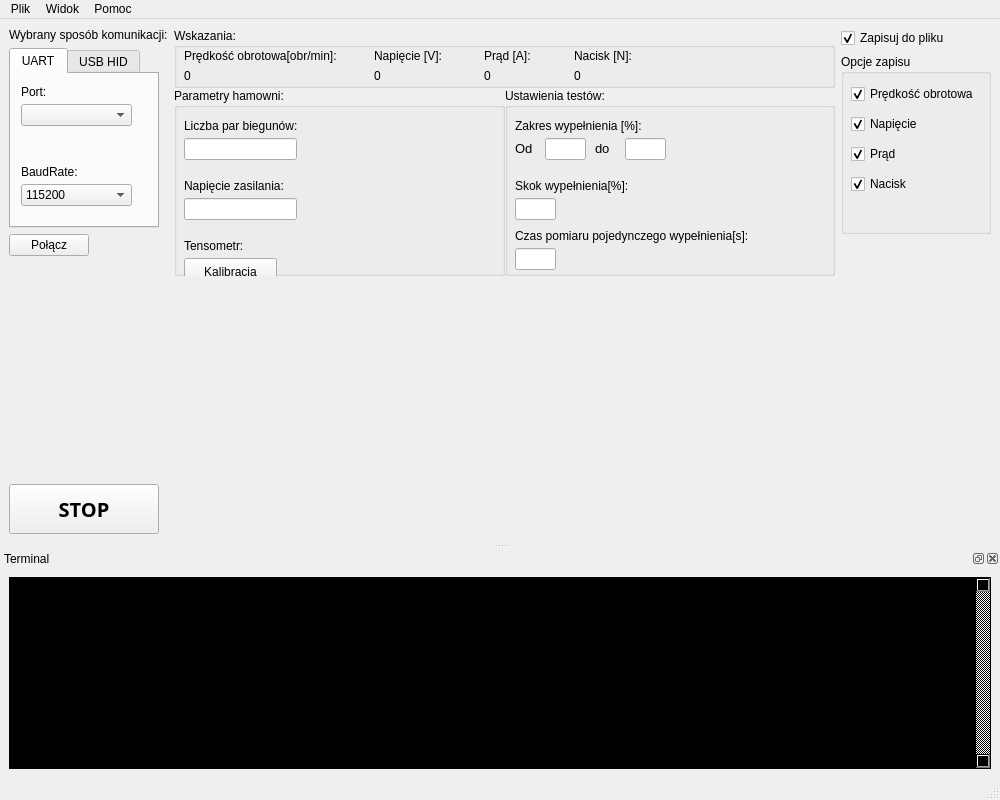
<?xml version="1.0" encoding="UTF-8"?>
<ui version="4.0">
 <class>MainWindow</class>
 <widget class="QMainWindow" name="MainWindow">
  <property name="geometry">
   <rect>
    <x>0</x>
    <y>0</y>
    <width>1000</width>
    <height>800</height>
   </rect>
  </property>
  <property name="sizePolicy">
   <sizepolicy hsizetype="Fixed" vsizetype="Fixed">
    <horstretch>0</horstretch>
    <verstretch>0</verstretch>
   </sizepolicy>
  </property>
  <property name="minimumSize">
   <size>
    <width>1000</width>
    <height>800</height>
   </size>
  </property>
  <property name="maximumSize">
   <size>
    <width>1000</width>
    <height>800</height>
   </size>
  </property>
  <property name="windowTitle">
   <string>DynoSoft</string>
  </property>
  <property name="windowIcon">
   <iconset>
    <normaloff>Zrzuty/PP_logo_jasne.png</normaloff>Zrzuty/PP_logo_jasne.png</iconset>
  </property>
  <widget class="QWidget" name="centralwidget">
   <layout class="QVBoxLayout" name="verticalLayout_6">
    <item>
     <layout class="QHBoxLayout" name="horizontalLayout">
      <item>
       <layout class="QVBoxLayout" name="verticalLayout_3">
        <item>
         <widget class="QLabel" name="label">
          <property name="text">
           <string>Wybrany sposób komunikacji:</string>
          </property>
         </widget>
        </item>
        <item>
         <widget class="QTabWidget" name="tabWidget">
          <property name="sizePolicy">
           <sizepolicy hsizetype="Minimum" vsizetype="Expanding">
            <horstretch>0</horstretch>
            <verstretch>0</verstretch>
           </sizepolicy>
          </property>
          <property name="minimumSize">
           <size>
            <width>150</width>
            <height>180</height>
           </size>
          </property>
          <property name="maximumSize">
           <size>
            <width>150</width>
            <height>180</height>
           </size>
          </property>
          <property name="currentIndex">
           <number>0</number>
          </property>
          <widget class="QWidget" name="uart">
           <attribute name="title">
            <string>UART</string>
           </attribute>
           <widget class="QLabel" name="label_2">
            <property name="geometry">
             <rect>
              <x>10</x>
              <y>10</y>
              <width>55</width>
              <height>16</height>
             </rect>
            </property>
            <property name="text">
             <string>Port:</string>
            </property>
           </widget>
           <widget class="QComboBox" name="uartPortList">
            <property name="geometry">
             <rect>
              <x>10</x>
              <y>30</y>
              <width>111</width>
              <height>22</height>
             </rect>
            </property>
           </widget>
           <widget class="QLabel" name="label_3">
            <property name="geometry">
             <rect>
              <x>10</x>
              <y>90</y>
              <width>71</width>
              <height>16</height>
             </rect>
            </property>
            <property name="text">
             <string>BaudRate:</string>
            </property>
           </widget>
           <widget class="QComboBox" name="uartBaudRateList">
            <property name="geometry">
             <rect>
              <x>10</x>
              <y>110</y>
              <width>111</width>
              <height>22</height>
             </rect>
            </property>
            <property name="currentText">
             <string>115200</string>
            </property>
            <property name="currentIndex">
             <number>11</number>
            </property>
            <item>
             <property name="text">
              <string>600</string>
             </property>
            </item>
            <item>
             <property name="text">
              <string>1200</string>
             </property>
            </item>
            <item>
             <property name="text">
              <string>2400</string>
             </property>
            </item>
            <item>
             <property name="text">
              <string>4800</string>
             </property>
            </item>
            <item>
             <property name="text">
              <string>9600</string>
             </property>
            </item>
            <item>
             <property name="text">
              <string>14400</string>
             </property>
            </item>
            <item>
             <property name="text">
              <string>19200</string>
             </property>
            </item>
            <item>
             <property name="text">
              <string>28800</string>
             </property>
            </item>
            <item>
             <property name="text">
              <string>38400</string>
             </property>
            </item>
            <item>
             <property name="text">
              <string>56000</string>
             </property>
            </item>
            <item>
             <property name="text">
              <string>57600</string>
             </property>
            </item>
            <item>
             <property name="text">
              <string>115200</string>
             </property>
            </item>
            <item>
             <property name="text">
              <string>128000</string>
             </property>
            </item>
            <item>
             <property name="text">
              <string>256000</string>
             </property>
            </item>
           </widget>
          </widget>
          <widget class="QWidget" name="usb_hid">
           <attribute name="title">
            <string>USB HID</string>
           </attribute>
           <widget class="QLabel" name="label_4">
            <property name="geometry">
             <rect>
              <x>10</x>
              <y>10</y>
              <width>71</width>
              <height>16</height>
             </rect>
            </property>
            <property name="text">
             <string>VendroID:</string>
            </property>
           </widget>
           <widget class="QLineEdit" name="vendorID">
            <property name="geometry">
             <rect>
              <x>10</x>
              <y>30</y>
              <width>113</width>
              <height>22</height>
             </rect>
            </property>
           </widget>
           <widget class="QLabel" name="label_5">
            <property name="geometry">
             <rect>
              <x>10</x>
              <y>90</y>
              <width>71</width>
              <height>16</height>
             </rect>
            </property>
            <property name="text">
             <string>ProductID:</string>
            </property>
           </widget>
           <widget class="QLineEdit" name="productID">
            <property name="geometry">
             <rect>
              <x>10</x>
              <y>110</y>
              <width>113</width>
              <height>22</height>
             </rect>
            </property>
           </widget>
          </widget>
         </widget>
        </item>
        <item>
         <widget class="QPushButton" name="connectButton">
          <property name="sizePolicy">
           <sizepolicy hsizetype="Fixed" vsizetype="Fixed">
            <horstretch>0</horstretch>
            <verstretch>0</verstretch>
           </sizepolicy>
          </property>
          <property name="layoutDirection">
           <enum>Qt::LeftToRight</enum>
          </property>
          <property name="text">
           <string>Połącz</string>
          </property>
         </widget>
        </item>
        <item>
         <spacer name="verticalSpacer_2">
          <property name="orientation">
           <enum>Qt::Vertical</enum>
          </property>
          <property name="sizeHint" stdset="0">
           <size>
            <width>20</width>
            <height>40</height>
           </size>
          </property>
         </spacer>
        </item>
       </layout>
      </item>
      <item>
       <layout class="QVBoxLayout" name="verticalLayout_2">
        <property name="spacing">
         <number>0</number>
        </property>
        <property name="sizeConstraint">
         <enum>QLayout::SetDefaultConstraint</enum>
        </property>
        <item>
         <widget class="QGroupBox" name="groupBox_4">
          <property name="sizePolicy">
           <sizepolicy hsizetype="Expanding" vsizetype="Fixed">
            <horstretch>0</horstretch>
            <verstretch>0</verstretch>
           </sizepolicy>
          </property>
          <property name="minimumSize">
           <size>
            <width>0</width>
            <height>60</height>
           </size>
          </property>
          <property name="title">
           <string>Wskazania:</string>
          </property>
          <widget class="QLabel" name="label_14">
           <property name="geometry">
            <rect>
             <x>10</x>
             <y>20</y>
             <width>171</width>
             <height>16</height>
            </rect>
           </property>
           <property name="text">
            <string>Prędkość obrotowa[obr/min]:</string>
           </property>
          </widget>
          <widget class="QLabel" name="speedMeter">
           <property name="geometry">
            <rect>
             <x>10</x>
             <y>40</y>
             <width>55</width>
             <height>16</height>
            </rect>
           </property>
           <property name="text">
            <string>0</string>
           </property>
          </widget>
          <widget class="QLabel" name="label_15">
           <property name="geometry">
            <rect>
             <x>200</x>
             <y>20</y>
             <width>81</width>
             <height>16</height>
            </rect>
           </property>
           <property name="text">
            <string>Napięcie [V]:</string>
           </property>
          </widget>
          <widget class="QLabel" name="voltageMeter">
           <property name="geometry">
            <rect>
             <x>200</x>
             <y>40</y>
             <width>55</width>
             <height>16</height>
            </rect>
           </property>
           <property name="text">
            <string>0</string>
           </property>
          </widget>
          <widget class="QLabel" name="label_16">
           <property name="geometry">
            <rect>
             <x>310</x>
             <y>20</y>
             <width>55</width>
             <height>16</height>
            </rect>
           </property>
           <property name="text">
            <string>Prąd [A]:</string>
           </property>
          </widget>
          <widget class="QLabel" name="currentMeter">
           <property name="geometry">
            <rect>
             <x>310</x>
             <y>40</y>
             <width>55</width>
             <height>16</height>
            </rect>
           </property>
           <property name="text">
            <string>0</string>
           </property>
          </widget>
          <widget class="QLabel" name="label_17">
           <property name="geometry">
            <rect>
             <x>400</x>
             <y>20</y>
             <width>71</width>
             <height>16</height>
            </rect>
           </property>
           <property name="text">
            <string>Nacisk [N]:</string>
           </property>
          </widget>
          <widget class="QLabel" name="pressureMeter">
           <property name="geometry">
            <rect>
             <x>400</x>
             <y>40</y>
             <width>55</width>
             <height>16</height>
            </rect>
           </property>
           <property name="text">
            <string>0</string>
           </property>
          </widget>
         </widget>
        </item>
        <item>
         <layout class="QHBoxLayout" name="horizontalLayout_2">
          <item>
           <widget class="QGroupBox" name="groupBox_2">
            <property name="sizePolicy">
             <sizepolicy hsizetype="Preferred" vsizetype="Expanding">
              <horstretch>0</horstretch>
              <verstretch>0</verstretch>
             </sizepolicy>
            </property>
            <property name="title">
             <string>Parametry hamowni:</string>
            </property>
            <widget class="QLineEdit" name="poleNumber">
             <property name="geometry">
              <rect>
               <x>10</x>
               <y>50</y>
               <width>113</width>
               <height>22</height>
              </rect>
             </property>
            </widget>
            <widget class="QLabel" name="label_6">
             <property name="geometry">
              <rect>
               <x>10</x>
               <y>30</y>
               <width>141</width>
               <height>16</height>
              </rect>
             </property>
             <property name="text">
              <string>Liczba par biegunów:</string>
             </property>
            </widget>
            <widget class="QLabel" name="label_8">
             <property name="geometry">
              <rect>
               <x>10</x>
               <y>90</y>
               <width>111</width>
               <height>16</height>
              </rect>
             </property>
             <property name="text">
              <string>Napięcie zasilania:</string>
             </property>
            </widget>
            <widget class="QLineEdit" name="supplyVoltage">
             <property name="geometry">
              <rect>
               <x>10</x>
               <y>110</y>
               <width>113</width>
               <height>22</height>
              </rect>
             </property>
            </widget>
            <widget class="QPushButton" name="calibrateTens">
             <property name="geometry">
              <rect>
               <x>10</x>
               <y>170</y>
               <width>93</width>
               <height>28</height>
              </rect>
             </property>
             <property name="text">
              <string>Kalibracja</string>
             </property>
            </widget>
            <widget class="QLabel" name="label_13">
             <property name="geometry">
              <rect>
               <x>10</x>
               <y>150</y>
               <width>81</width>
               <height>16</height>
              </rect>
             </property>
             <property name="text">
              <string>Tensometr:</string>
             </property>
            </widget>
           </widget>
          </item>
          <item>
           <widget class="QGroupBox" name="groupBox_3">
            <property name="title">
             <string>Ustawienia testów:</string>
            </property>
            <widget class="QLabel" name="label_7">
             <property name="geometry">
              <rect>
               <x>10</x>
               <y>30</y>
               <width>181</width>
               <height>16</height>
              </rect>
             </property>
             <property name="text">
              <string>Zakres wypełnienia [%]:</string>
             </property>
            </widget>
            <widget class="QLineEdit" name="minPWM">
             <property name="geometry">
              <rect>
               <x>40</x>
               <y>50</y>
               <width>41</width>
               <height>22</height>
              </rect>
             </property>
            </widget>
            <widget class="QLabel" name="label_9">
             <property name="geometry">
              <rect>
               <x>10</x>
               <y>50</y>
               <width>21</width>
               <height>21</height>
              </rect>
             </property>
             <property name="font">
              <font>
               <pointsize>10</pointsize>
              </font>
             </property>
             <property name="text">
              <string>Od</string>
             </property>
            </widget>
            <widget class="QLabel" name="label_10">
             <property name="geometry">
              <rect>
               <x>90</x>
               <y>50</y>
               <width>21</width>
               <height>21</height>
              </rect>
             </property>
             <property name="font">
              <font>
               <pointsize>10</pointsize>
              </font>
             </property>
             <property name="text">
              <string>do</string>
             </property>
            </widget>
            <widget class="QLineEdit" name="maxPWM">
             <property name="geometry">
              <rect>
               <x>120</x>
               <y>50</y>
               <width>41</width>
               <height>22</height>
              </rect>
             </property>
            </widget>
            <widget class="QLabel" name="label_11">
             <property name="geometry">
              <rect>
               <x>10</x>
               <y>90</y>
               <width>131</width>
               <height>16</height>
              </rect>
             </property>
             <property name="text">
              <string>Skok wypełnienia[%]:</string>
             </property>
            </widget>
            <widget class="QLineEdit" name="jumpPWM">
             <property name="geometry">
              <rect>
               <x>10</x>
               <y>110</y>
               <width>41</width>
               <height>22</height>
              </rect>
             </property>
            </widget>
            <widget class="QLabel" name="label_12">
             <property name="geometry">
              <rect>
               <x>10</x>
               <y>140</y>
               <width>261</width>
               <height>16</height>
              </rect>
             </property>
             <property name="text">
              <string>Czas pomiaru pojedynczego wypełnienia[s]:</string>
             </property>
            </widget>
            <widget class="QLineEdit" name="timePWM">
             <property name="geometry">
              <rect>
               <x>10</x>
               <y>160</y>
               <width>41</width>
               <height>22</height>
              </rect>
             </property>
            </widget>
           </widget>
          </item>
         </layout>
        </item>
        <item>
         <spacer name="horizontalSpacer">
          <property name="orientation">
           <enum>Qt::Horizontal</enum>
          </property>
          <property name="sizeHint" stdset="0">
           <size>
            <width>40</width>
            <height>20</height>
           </size>
          </property>
         </spacer>
        </item>
       </layout>
      </item>
      <item>
       <layout class="QVBoxLayout" name="verticalLayout_4">
        <item>
         <widget class="QCheckBox" name="saveToFile">
          <property name="text">
           <string>Zapisuj do pliku</string>
          </property>
          <property name="checked">
           <bool>true</bool>
          </property>
         </widget>
        </item>
        <item>
         <widget class="QGroupBox" name="groupBox">
          <property name="sizePolicy">
           <sizepolicy hsizetype="Fixed" vsizetype="Fixed">
            <horstretch>0</horstretch>
            <verstretch>0</verstretch>
           </sizepolicy>
          </property>
          <property name="minimumSize">
           <size>
            <width>150</width>
            <height>180</height>
           </size>
          </property>
          <property name="maximumSize">
           <size>
            <width>150</width>
            <height>180</height>
           </size>
          </property>
          <property name="title">
           <string>Opcje zapisu</string>
          </property>
          <widget class="QCheckBox" name="saveSpeed">
           <property name="geometry">
            <rect>
             <x>10</x>
             <y>30</y>
             <width>141</width>
             <height>20</height>
            </rect>
           </property>
           <property name="text">
            <string>Prędkość obrotowa</string>
           </property>
           <property name="checked">
            <bool>true</bool>
           </property>
          </widget>
          <widget class="QCheckBox" name="saveVoltage">
           <property name="geometry">
            <rect>
             <x>10</x>
             <y>60</y>
             <width>81</width>
             <height>20</height>
            </rect>
           </property>
           <property name="text">
            <string>Napięcie</string>
           </property>
           <property name="checked">
            <bool>true</bool>
           </property>
          </widget>
          <widget class="QCheckBox" name="saveCurrent">
           <property name="geometry">
            <rect>
             <x>10</x>
             <y>90</y>
             <width>81</width>
             <height>20</height>
            </rect>
           </property>
           <property name="text">
            <string>Prąd</string>
           </property>
           <property name="checked">
            <bool>true</bool>
           </property>
          </widget>
          <widget class="QCheckBox" name="savePressure">
           <property name="geometry">
            <rect>
             <x>10</x>
             <y>120</y>
             <width>81</width>
             <height>20</height>
            </rect>
           </property>
           <property name="text">
            <string>Nacisk</string>
           </property>
           <property name="checked">
            <bool>true</bool>
           </property>
          </widget>
         </widget>
        </item>
        <item>
         <spacer name="verticalSpacer_3">
          <property name="orientation">
           <enum>Qt::Vertical</enum>
          </property>
          <property name="sizeHint" stdset="0">
           <size>
            <width>20</width>
            <height>40</height>
           </size>
          </property>
         </spacer>
        </item>
       </layout>
      </item>
     </layout>
    </item>
    <item>
     <spacer name="verticalSpacer">
      <property name="orientation">
       <enum>Qt::Vertical</enum>
      </property>
      <property name="sizeHint" stdset="0">
       <size>
        <width>20</width>
        <height>40</height>
       </size>
      </property>
     </spacer>
    </item>
    <item>
     <widget class="QPushButton" name="stopButton">
      <property name="sizePolicy">
       <sizepolicy hsizetype="Minimum" vsizetype="Minimum">
        <horstretch>0</horstretch>
        <verstretch>0</verstretch>
       </sizepolicy>
      </property>
      <property name="minimumSize">
       <size>
        <width>150</width>
        <height>50</height>
       </size>
      </property>
      <property name="maximumSize">
       <size>
        <width>150</width>
        <height>50</height>
       </size>
      </property>
      <property name="font">
       <font>
        <family>Arial Black</family>
        <pointsize>15</pointsize>
        <weight>75</weight>
        <bold>true</bold>
       </font>
      </property>
      <property name="text">
       <string>STOP</string>
      </property>
     </widget>
    </item>
   </layout>
   <zorder>stopButton</zorder>
   <zorder>verticalSpacer</zorder>
  </widget>
  <widget class="QMenuBar" name="menubar">
   <property name="geometry">
    <rect>
     <x>0</x>
     <y>0</y>
     <width>1000</width>
     <height>26</height>
    </rect>
   </property>
   <widget class="QMenu" name="menuPlik">
    <property name="title">
     <string>Plik</string>
    </property>
   </widget>
   <widget class="QMenu" name="menuWidok">
    <property name="title">
     <string>Widok</string>
    </property>
   </widget>
   <widget class="QMenu" name="menuPomoc">
    <property name="title">
     <string>Pomoc</string>
    </property>
   </widget>
   <addaction name="menuPlik"/>
   <addaction name="menuWidok"/>
   <addaction name="menuPomoc"/>
  </widget>
  <widget class="QStatusBar" name="statusbar"/>
  <widget class="QDockWidget" name="Terminal">
   <property name="sizePolicy">
    <sizepolicy hsizetype="Preferred" vsizetype="Preferred">
     <horstretch>0</horstretch>
     <verstretch>0</verstretch>
    </sizepolicy>
   </property>
   <property name="minimumSize">
    <size>
     <width>109</width>
     <height>200</height>
    </size>
   </property>
   <property name="maximumSize">
    <size>
     <width>1000</width>
     <height>400</height>
    </size>
   </property>
   <property name="windowTitle">
    <string>Terminal</string>
   </property>
   <attribute name="dockWidgetArea">
    <number>8</number>
   </attribute>
   <widget class="QWidget" name="dockWidgetContents">
    <layout class="QVBoxLayout" name="verticalLayout">
     <item>
      <widget class="QPlainTextEdit" name="terminal">
       <property name="sizePolicy">
        <sizepolicy hsizetype="Preferred" vsizetype="Preferred">
         <horstretch>0</horstretch>
         <verstretch>0</verstretch>
        </sizepolicy>
       </property>
       <property name="palette">
        <palette>
         <active>
          <colorrole role="Button">
           <brush brushstyle="SolidPattern">
            <color alpha="255">
             <red>0</red>
             <green>0</green>
             <blue>0</blue>
            </color>
           </brush>
          </colorrole>
          <colorrole role="Text">
           <brush brushstyle="SolidPattern">
            <color alpha="255">
             <red>255</red>
             <green>255</green>
             <blue>255</blue>
            </color>
           </brush>
          </colorrole>
          <colorrole role="Base">
           <brush brushstyle="SolidPattern">
            <color alpha="255">
             <red>0</red>
             <green>0</green>
             <blue>0</blue>
            </color>
           </brush>
          </colorrole>
          <colorrole role="Window">
           <brush brushstyle="SolidPattern">
            <color alpha="255">
             <red>0</red>
             <green>0</green>
             <blue>0</blue>
            </color>
           </brush>
          </colorrole>
         </active>
         <inactive>
          <colorrole role="Button">
           <brush brushstyle="SolidPattern">
            <color alpha="255">
             <red>0</red>
             <green>0</green>
             <blue>0</blue>
            </color>
           </brush>
          </colorrole>
          <colorrole role="Text">
           <brush brushstyle="SolidPattern">
            <color alpha="255">
             <red>255</red>
             <green>255</green>
             <blue>255</blue>
            </color>
           </brush>
          </colorrole>
          <colorrole role="Base">
           <brush brushstyle="SolidPattern">
            <color alpha="255">
             <red>0</red>
             <green>0</green>
             <blue>0</blue>
            </color>
           </brush>
          </colorrole>
          <colorrole role="Window">
           <brush brushstyle="SolidPattern">
            <color alpha="255">
             <red>0</red>
             <green>0</green>
             <blue>0</blue>
            </color>
           </brush>
          </colorrole>
         </inactive>
         <disabled>
          <colorrole role="Button">
           <brush brushstyle="SolidPattern">
            <color alpha="255">
             <red>0</red>
             <green>0</green>
             <blue>0</blue>
            </color>
           </brush>
          </colorrole>
          <colorrole role="Text">
           <brush brushstyle="SolidPattern">
            <color alpha="255">
             <red>120</red>
             <green>120</green>
             <blue>120</blue>
            </color>
           </brush>
          </colorrole>
          <colorrole role="Base">
           <brush brushstyle="SolidPattern">
            <color alpha="255">
             <red>0</red>
             <green>0</green>
             <blue>0</blue>
            </color>
           </brush>
          </colorrole>
          <colorrole role="Window">
           <brush brushstyle="SolidPattern">
            <color alpha="255">
             <red>0</red>
             <green>0</green>
             <blue>0</blue>
            </color>
           </brush>
          </colorrole>
         </disabled>
        </palette>
       </property>
       <property name="styleSheet">
        <string notr="true">background-color: rgb(0, 0, 0);</string>
       </property>
       <property name="verticalScrollBarPolicy">
        <enum>Qt::ScrollBarAlwaysOn</enum>
       </property>
       <property name="readOnly">
        <bool>true</bool>
       </property>
      </widget>
     </item>
    </layout>
   </widget>
  </widget>
 </widget>
 <resources/>
 <connections/>
</ui>
